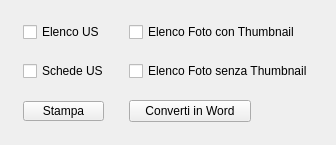
            <widget class="QgsDockWidget" name="mDockWidget_export">
             <property name="minimumSize">
              <size>
               <width>336</width>
               <height>145</height>
              </size>
             </property>
             <property name="floating">
              <bool>true</bool>
             </property>
             <property name="windowTitle">
              <string>Esportazioni US</string>
             </property>
             <widget class="QWidget" name="dockWidgetContents_4">
              <layout class="QGridLayout" name="gridLayout_32">
               <item row="0" column="1">
                <widget class="QCheckBox" name="checkBox_e_foto_t">
                 <property name="text">
                  <string>Elenco Foto con Thumbnail</string>
                 </property>
                </widget>
               </item>
               <item row="2" column="0">
                <widget class="QPushButton" name="pushButton_print">
                 <property name="minimumSize">
                  <size>
                   <width>0</width>
                   <height>0</height>
                  </size>
                 </property>
                 <property name="maximumSize">
                  <size>
                   <width>81</width>
                   <height>20</height>
                  </size>
                 </property>
                 <property name="text">
                  <string>Stampa</string>
                 </property>
                 <property name="icon">
                  <iconset resource="../../resources/resources.qrc">
                   <normaloff>:/icons/pdf-icon.png</normaloff>:/icons/pdf-icon.png</iconset>
                 </property>
                 <property name="iconSize">
                  <size>
                   <width>10</width>
                   <height>10</height>
                  </size>
                 </property>
                </widget>
               </item>
               <item row="1" column="1">
                <widget class="QCheckBox" name="checkBox_e_foto">
                 <property name="text">
                  <string>Elenco Foto senza Thumbnail</string>
                 </property>
                </widget>
               </item>
               <item row="1" column="0">
                <widget class="QCheckBox" name="checkBox_s_us">
                 <property name="text">
                  <string>Schede US</string>
                 </property>
                </widget>
               </item>
               <item row="0" column="0">
                <widget class="QCheckBox" name="checkBox_e_us">
                 <property name="text">
                  <string>Elenco US</string>
                 </property>
                </widget>
               </item>
               <item row="2" column="1">
                <widget class="QPushButton" name="pushButton_word">
                 <property name="maximumSize">
                  <size>
                   <width>122</width>
                   <height>16777215</height>
                  </size>
                 </property>
                 <property name="text">
                  <string>Converti in Word</string>
                 </property>
                 <property name="icon">
                  <iconset resource="../../resources/resources.qrc">
                   <normaloff>:/icons/word.png</normaloff>:/icons/word.png</iconset>
                 </property>
                </widget>
               </item>
              </layout>
             </widget>
            </widget>
